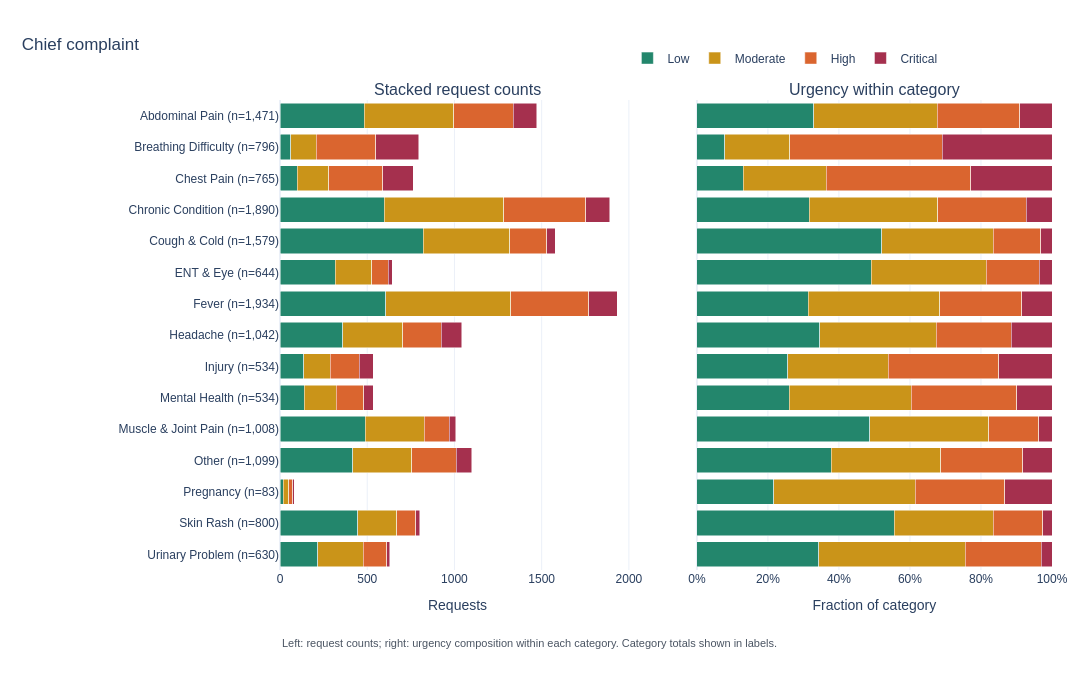

Notebook source saved alongside this figure:
### Markdown cell above
## Chief complaint

Category totals are shown next to the labels. Compare the normalised composition as well as request counts, especially for less frequent complaints.

### Code cell
show_figures(figures, ["chief_complaint_category"])

### Figure 1 — Plotly figure (JSON) as saved in the notebook; plotly's stock layout.template omitted (floating-point values rounded to 4 significant figures)
{"data": [{"customdata": [[484, 1471], [63, 796], [100, 765], [599, 1890], [821, 1579], [316, 644], [606, 1934], [360, 1042], [137, 534], [139, 534], [490, 1008], [416, 1099], [18, 83], [445, 800], [216, 630]], "hovertemplate": "%{y}<br>Low: %{customdata[0]:,.0f} requests<extra></extra>", "legendgroup": "Low", "marker": {"color": "#23866c"}, "name": "Low", "orientation": "h", "showlegend": true, "type": "bar", "x": [484, 63, 100, 599, 821, 316, 606, 360, 137, 139, 490, 416, 18, 445, 216], "xaxis": "x", "y": ["Abdominal Pain (n=1,471)", "Breathing Difficulty (n=796)", "Chest Pain (n=765)", "Chronic Condition (n=1,890)", "Cough & Cold (n=1,579)", "ENT & Eye (n=644)", "Fever (n=1,934)", "Headache (n=1,042)", "Injury (n=534)", "Mental Health (n=534)", "Muscle & Joint Pain (n=1,008)", "Other (n=1,099)", "Pregnancy (n=83)", "Skin Rash (n=800)", "Urinary Problem (n=630)"], "yaxis": "y"}, {"customdata": [[484, 1471], [63, 796], [100, 765], [599, 1890], [821, 1579], [316, 644], [606, 1934], [360, 1042], [137, 534], [139, 534], [490, 1008], [416, 1099], [18, 83], [445, 800], [216, 630]], "hovertemplate": "%{y}<br>Low: %{customdata[0]:,.0f} requests<br>Within category: %{x:.1%}<extra></extra>", "legendgroup": "Low", "marker": {"color": "#23866c"}, "name": "Low", "orientation": "h", "showlegend": false, "type": "bar", "x": [0.329, 0.07915, 0.1307, 0.3169, 0.5199, 0.4907, 0.3133, 0.3455, 0.2566, 0.2603, 0.4861, 0.3785, 0.2169, 0.5563, 0.3429], "xaxis": "x2", "y": ["Abdominal Pain (n=1,471)", "Breathing Difficulty (n=796)", "Chest Pain (n=765)", "Chronic Condition (n=1,890)", "Cough & Cold (n=1,579)", "ENT & Eye (n=644)", "Fever (n=1,934)", "Headache (n=1,042)", "Injury (n=534)", "Mental Health (n=534)", "Muscle & Joint Pain (n=1,008)", "Other (n=1,099)", "Pregnancy (n=83)", "Skin Rash (n=800)", "Urinary Problem (n=630)"], "yaxis": "y2"}, {"customdata": [[512, 1471], [145, 796], [179, 765], [684, 1890], [497, 1579], [209, 644], [718, 1934], [343, 1042], [151, 534], [183, 534], [338, 1008], [338, 1099], [33, 83], [223, 800], [260, 630]], "hovertemplate": "%{y}<br>Moderate: %{customdata[0]:,.0f} requests<extra></extra>", "legendgroup": "Moderate", "marker": {"color": "#ca9419"}, "name": "Moderate", "orientation": "h", "showlegend": true, "type": "bar", "x": [512, 145, 179, 684, 497, 209, 718, 343, 151, 183, 338, 338, 33, 223, 260], "xaxis": "x", "y": ["Abdominal Pain (n=1,471)", "Breathing Difficulty (n=796)", "Chest Pain (n=765)", "Chronic Condition (n=1,890)", "Cough & Cold (n=1,579)", "ENT & Eye (n=644)", "Fever (n=1,934)", "Headache (n=1,042)", "Injury (n=534)", "Mental Health (n=534)", "Muscle & Joint Pain (n=1,008)", "Other (n=1,099)", "Pregnancy (n=83)", "Skin Rash (n=800)", "Urinary Problem (n=630)"], "yaxis": "y"}, {"customdata": [[512, 1471], [145, 796], [179, 765], [684, 1890], [497, 1579], [209, 644], [718, 1934], [343, 1042], [151, 534], [183, 534], [338, 1008], [338, 1099], [33, 83], [223, 800], [260, 630]], "hovertemplate": "%{y}<br>Moderate: %{customdata[0]:,.0f} requests<br>Within category: %{x:.1%}<extra></extra>", "legendgroup": "Moderate", "marker": {"color": "#ca9419"}, "name": "Moderate", "orientation": "h", "showlegend": false, "type": "bar", "x": [0.3481, 0.1822, 0.234, 0.3619, 0.3148, 0.3245, 0.3713, 0.3292, 0.2828, 0.3427, 0.3353, 0.3076, 0.3976, 0.2787, 0.4127], "xaxis": "x2", "y": ["Abdominal Pain (n=1,471)", "Breathing Difficulty (n=796)", "Chest Pain (n=765)", "Chronic Condition (n=1,890)", "Cough & Cold (n=1,579)", "ENT & Eye (n=644)", "Fever (n=1,934)", "Headache (n=1,042)", "Injury (n=534)", "Mental Health (n=534)", "Muscle & Joint Pain (n=1,008)", "Other (n=1,099)", "Pregnancy (n=83)", "Skin Rash (n=800)", "Urinary Problem (n=630)"], "yaxis": "y2"}, {"customdata": [[341, 1471], [342, 796], [311, 765], [471, 1890], [210, 1579], [96, 644], [446, 1934], [220, 1042], [166, 534], [159, 534], [143, 1008], [255, 1099], [21, 83], [111, 800], [135, 630]], "hovertemplate": "%{y}<br>High: %{customdata[0]:,.0f} requests<extra></extra>", "legendgroup": "High", "marker": {"color": "#da652f"}, "name": "High", "orientation": "h", "showlegend": true, "type": "bar", "x": [341, 342, 311, 471, 210, 96, 446, 220, 166, 159, 143, 255, 21, 111, 135], "xaxis": "x", "y": ["Abdominal Pain (n=1,471)", "Breathing Difficulty (n=796)", "Chest Pain (n=765)", "Chronic Condition (n=1,890)", "Cough & Cold (n=1,579)", "ENT & Eye (n=644)", "Fever (n=1,934)", "Headache (n=1,042)", "Injury (n=534)", "Mental Health (n=534)", "Muscle & Joint Pain (n=1,008)", "Other (n=1,099)", "Pregnancy (n=83)", "Skin Rash (n=800)", "Urinary Problem (n=630)"], "yaxis": "y"}, {"customdata": [[341, 1471], [342, 796], [311, 765], [471, 1890], [210, 1579], [96, 644], [446, 1934], [220, 1042], [166, 534], [159, 534], [143, 1008], [255, 1099], [21, 83], [111, 800], [135, 630]], "hovertemplate": "%{y}<br>High: %{customdata[0]:,.0f} requests<br>Within category: %{x:.1%}<extra></extra>", "legendgroup": "High", "marker": {"color": "#da652f"}, "name": "High", "orientation": "h", "showlegend": false, "type": "bar", "x": [0.2318, 0.4296, 0.4065, 0.2492, 0.133, 0.1491, 0.2306, 0.2111, 0.3109, 0.2978, 0.1419, 0.232, 0.253, 0.1388, 0.2143], "xaxis": "x2", "y": ["Abdominal Pain (n=1,471)", "Breathing Difficulty (n=796)", "Chest Pain (n=765)", "Chronic Condition (n=1,890)", "Cough & Cold (n=1,579)", "ENT & Eye (n=644)", "Fever (n=1,934)", "Headache (n=1,042)", "Injury (n=534)", "Mental Health (n=534)", "Muscle & Joint Pain (n=1,008)", "Other (n=1,099)", "Pregnancy (n=83)", "Skin Rash (n=800)", "Urinary Problem (n=630)"], "yaxis": "y2"}, {"customdata": [[134, 1471], [246, 796], [175, 765], [136, 1890], [51, 1579], [23, 644], [164, 1934], [119, 1042], [80, 534], [53, 534], [37, 1008], [90, 1099], [11, 83], [21, 800], [19, 630]], "hovertemplate": "%{y}<br>Critical: %{customdata[0]:,.0f} requests<extra></extra>", "legendgroup": "Critical", "marker": {"color": "#a5304e"}, "name": "Critical", "orientation": "h", "showlegend": true, "type": "bar", "x": [134, 246, 175, 136, 51, 23, 164, 119, 80, 53, 37, 90, 11, 21, 19], "xaxis": "x", "y": ["Abdominal Pain (n=1,471)", "Breathing Difficulty (n=796)", "Chest Pain (n=765)", "Chronic Condition (n=1,890)", "Cough & Cold (n=1,579)", "ENT & Eye (n=644)", "Fever (n=1,934)", "Headache (n=1,042)", "Injury (n=534)", "Mental Health (n=534)", "Muscle & Joint Pain (n=1,008)", "Other (n=1,099)", "Pregnancy (n=83)", "Skin Rash (n=800)", "Urinary Problem (n=630)"], "yaxis": "y"}, {"customdata": [[134, 1471], [246, 796], [175, 765], [136, 1890], [51, 1579], [23, 644], [164, 1934], [119, 1042], [80, 534], [53, 534], [37, 1008], [90, 1099], [11, 83], [21, 800], [19, 630]], "hovertemplate": "%{y}<br>Critical: %{customdata[0]:,.0f} requests<br>Within category: %{x:.1%}<extra></extra>", "legendgroup": "Critical", "marker": {"color": "#a5304e"}, "name": "Critical", "orientation": "h", "showlegend": false, "type": "bar", "x": [0.09109, 0.309, 0.2288, 0.07196, 0.0323, 0.03571, 0.0848, 0.1142, 0.1498, 0.09925, 0.03671, 0.08189, 0.1325, 0.02625, 0.03016], "xaxis": "x2", "y": ["Abdominal Pain (n=1,471)", "Breathing Difficulty (n=796)", "Chest Pain (n=765)", "Chronic Condition (n=1,890)", "Cough & Cold (n=1,579)", "ENT & Eye (n=644)", "Fever (n=1,934)", "Headache (n=1,042)", "Injury (n=534)", "Mental Health (n=534)", "Muscle & Joint Pain (n=1,008)", "Other (n=1,099)", "Pregnancy (n=83)", "Skin Rash (n=800)", "Urinary Problem (n=630)"], "yaxis": "y2"}], "layout": {"annotations": [{"font": {"size": 16}, "showarrow": false, "text": "Stacked request counts", "x": 0.23, "xanchor": "center", "xref": "paper", "y": 1.0, "yanchor": "bottom", "yref": "paper"}, {"font": {"size": 16}, "showarrow": false, "text": "Urgency within category", "x": 0.77, "xanchor": "center", "xref": "paper", "y": 1.0, "yanchor": "bottom", "yref": "paper"}, {"align": "left", "font": {"color": "#4b5563", "size": 11}, "showarrow": false, "text": "Left: request counts; right: urgency composition within each category. Category totals shown in labels.", "x": 0, "xref": "paper", "y": 0, "yanchor": "top", "yref": "paper", "yshift": -65}], "barmode": "stack", "font": {"family": "Arial, sans-serif", "size": 12}, "height": 675, "legend": {"orientation": "h", "x": 0.45, "y": 1.12}, "margin": {"b": 105, "l": 280, "r": 40, "t": 100}, "paper_bgcolor": "white", "plot_bgcolor": "white", "title": {"text": "Chief complaint", "x": 0.02}, "width": 1200, "xaxis": {"anchor": "y", "domain": [0.0, 0.46], "title": {"text": "Requests"}}, "xaxis2": {"anchor": "y2", "domain": [0.54, 1.0], "range": [0, 1], "tickformat": ".0%", "title": {"text": "Fraction of category"}}, "yaxis": {"anchor": "x", "autorange": "reversed", "domain": [0.0, 1.0]}, "yaxis2": {"anchor": "x2", "autorange": "reversed", "domain": [0.0, 1.0], "showticklabels": false}}}
